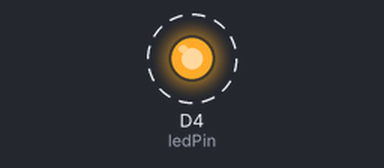
A sketch run on a simulated ESP8266 (NodeMCU). On the bench: output pins drawn as LEDs (lit = HIGH). Dashed ring = blinking. What the sketch prints to the serial monitor is not drawn.

Above: at 0.2 s.
Timing chart, 0 to 3.0 s (numbered marks = the images above):
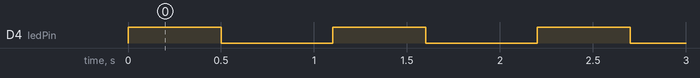

The sketch:

ws03_serial.ino
```cpp
const int ledPin = D4;
int timeOn = 500;
int timeOff = 600;

void setup() {
  pinMode(ledPin, OUTPUT);
  Serial.begin(9600);
  Serial.print("LED On/Off ");
  Serial.println(timeOn + timeOff);
}

void loop() {
  digitalWrite(ledPin, HIGH);
  Serial.println("LED On");
  delay(timeOn);

  digitalWrite(ledPin, LOW);
  Serial.println("LED Off");
  delay(timeOff);
}
```

Measured:
- by itself, D4 (ledPin): alternates HIGH for 0.50 s and LOW for 0.60 s
